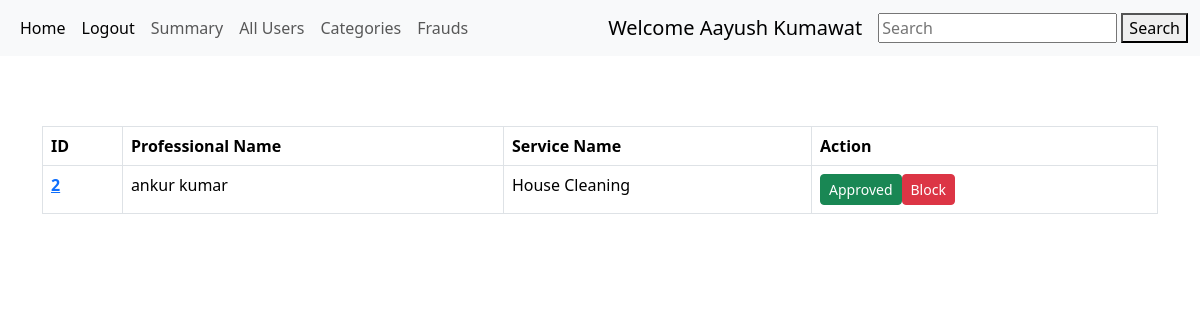
Page /admin/Aayush Kumawat/show/all_professionals on the earlier database version.
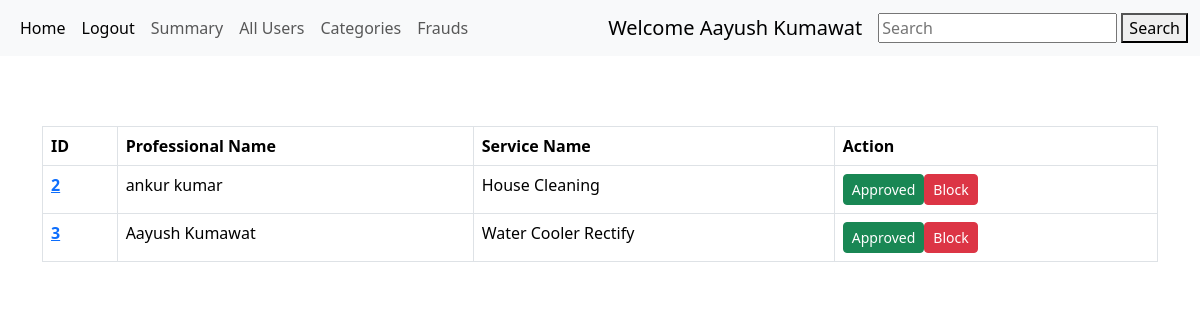
Same page on the later database version.
### models.py (models this page shows)
class Professional(db.Model):
    id = db.Column(db.Integer, primary_key=True)
    email = db.Column(db.String(32), unique=True,nullable=False)
    name = db.Column(db.String(64), nullable=False)
    password = db.Column(db.String(256), nullable=False)
    description = db.Column(db.String(256), nullable=False)
    category = db.Column(db.String(256),db.ForeignKey('category.id'), nullable=False )  #category is cid consider
    s_id = db.Column(db.String(256),db.ForeignKey('services.id'), nullable=False )
    address = db.Column(db.String(64), nullable=False)
    experience = db.Column(db.String(64), nullable=False)
    pincode = db.Column(db.Integer , nullable=False)
    rating = db.Column(db.String(10), default = 'New Professional')
    status = db.Column(db.Integer , nullable=False)
    running = db.relationship("Running", backref = 'professional',cascade = "all,delete",lazy = True)

class Services(db.Model):
    id = db.Column(db.Integer, primary_key=True)
    c_id = db.Column(db.Integer, db.ForeignKey('category.id'),nullable=False)    #category fk
    name = db.Column(db.String(64), nullable=False)
    base_price = db.Column(db.Integer , nullable=False)
    description = db.Column(db.String(64), nullable=False)
    professional = db.relationship("Professional", backref = 'services',cascade = "all,delete",lazy = True)
    running = db.relationship("Running", backref = 'services',cascade = "all,delete",lazy = True)

### routes.py (the view)
@app.route('/admin/<user>/show/all_professionals')
def show_all_professionals(user):
    user = user
    professionals = Professional.query.all()
    return render_template('all_professionals.html',professionals = professionals,user=user)

### templates/all_professionals.html (shortened to what this page needs)
{% extends 'layout.html' %}
{% block content %}
<div style="margin-top: 70px;">
<table class="table table-bordered">
  <thead>
    <tr>
      <th scope="col">ID</th>
      <th scope="col">Professional Name</th>
      <th scope="col">Service Name</th>
      <th scope="col">Action</th>
    </tr>
  </thead>
  <tbody>
{% for professional in professionals %}
{% if professional.status == 0 %}
<tr>
  <th scope="row"><a href="/admin/{{user}}/{{professional.id}}/details">{{professional.id}}</a></th>
  <td>{{professional.name}}</td>
  <td>{{professional.services.name}}</td>
  <td><a href="/admin/professional/manage/{{professional.id}}/{{user}}/Approve" type="button" class="btn btn-success btn-sm">Approve</a><a href="/admin/professional/manage/{{professional.id}}/{{user}}/Block" type="button" class="btn btn-danger btn-sm"> Block</a></td>
</tr>
{% elif professional.status == 1 %}
<tr>
  <th scope="row"><a href="/admin/{{user}}/{{professional.id}}/details">{{professional.id}}</a></th>
  <td>{{professional.name}}</td>
  <td>{{professional.services.name}}</td>
  <td><a href="#" type="button" class="btn btn-success btn-sm">Approved</a><a href="/admin/professional/manage/{{professional.id}}/{{user}}/Block" type="button" class="btn btn-danger btn-sm"> Block</a></td>
</tr>
{% endif %}
{% endfor %}
  </tbody>
</table>
</div>
{% endblock %}

### templates/navbar.html
{% block content %}
<nav class="navbar navbar-expand-lg bg-body-tertiary">
  <div class="container-fluid">
    <div class="collapse navbar-collapse" id="navbarSupportedContent">
      <ul class="navbar-nav me-auto mb-2 mb-lg-0">
        <li class="nav-item">
          <a class="nav-link active" aria-current="page" href="/admin/{{user}}">Home</a>
        </li>
        <li class="nav-item">
          <a class="nav-link active" aria-current="page" href="/">Logout</a>
        </li>
        <li class="nav-item">
          <a class="nav-link" href="/admin/{{user}}/summary">Summary</a>
        </li>
        <li class="nav-item">
          <a class="nav-link" href="/admin/{{user}}/show/all_customers">All Users</a>
        </li>
        <li class="nav-item">
          <a class="nav-link" href="/admin/{{user}}/show/categories">Categories</a>
        </li>
        <li class="nav-item">
          <a class="nav-link" href="/admin/{{user}}/show/frauds">Frauds</a>
        </li>
      </ul>
      <a class="navbar-brand" href="#">Welcome {{user}}</a>
    </div>
    <form action="/search/{{user}}" class="form-inline my-2 my-lg-0" method="POST">
      <input class="mr-sm-2" type="search" name="search_txt" placeholder="Search">
      <button type="submit">Search</button>
    </form>
  </div>
</nav>
{% endblock %}

Differences in the rows shown:
added Professional: name "Aayush Kumawat", id "3", services.name "Water Cooler Rectify"
Other differences:
{{ user }}: "Aayush Kumawat" → (not shown)
